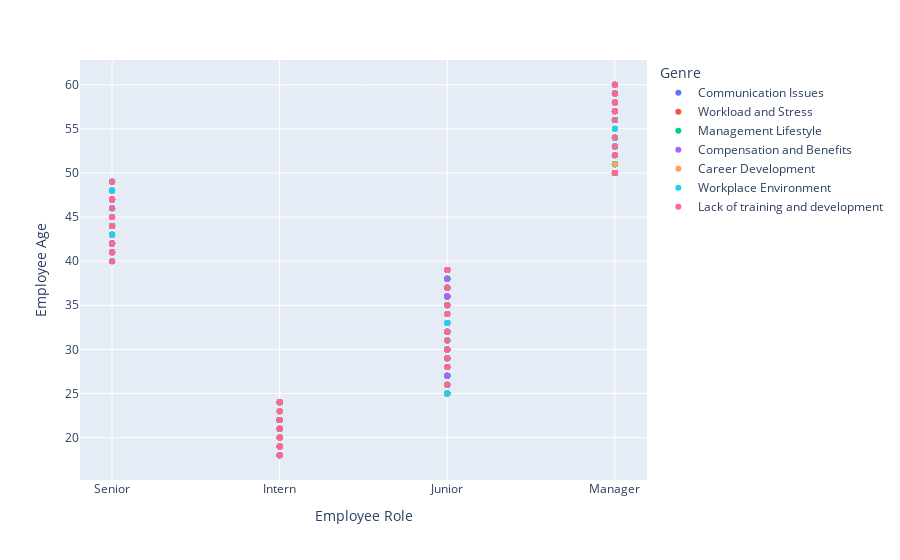

Notebook code cell kept with this figure:
### Markdown cell above
Age and Role to Genre

### Code cell
# Assuming df is your DataFrame
fig_1 = px.scatter(df, x='Employee Role', y='Employee Age', color='Genre')

# Display the plot in the notebook
fig_1.show()
# Save the Plotly figure as an HTML file
fig_1.write_html("scatter_plot_1.html")

### Figure 1 — Plotly figure (JSON) as saved in the notebook; plotly's stock layout.template omitted (floating-point values rounded to 4 significant figures)
{"data": [{"hovertemplate": "Genre=Communication Issues<br>Employee Role=%{x}<br>Employee Age=%{y}<extra></extra>", "legendgroup": "Communication Issues", "marker": {"color": "#636efa", "symbol": "circle"}, "mode": "markers", "name": "Communication Issues", "orientation": "v", "showlegend": true, "x": ["Senior", "Intern", "Senior", "Junior", "Intern", "Senior", "Junior", "Junior", "Intern", "Junior", "Manager", "Manager", "Intern", "Senior", "Manager", "Senior", "Senior", "Senior", "Junior", "Junior", "Manager", "Intern", "Intern", "Senior", "Senior", "Junior", "Junior", "Junior", "Manager", "Senior", "Junior", "Intern", "Senior", "Junior", "Junior", "Senior", "Junior", "Manager", "Manager", "Junior", "Senior", "Intern", "Junior", "Intern", "Intern", "Senior", "Junior", "Junior", "Junior", "Junior", "Junior", "Junior", "Intern", "Senior", "Junior", "Junior", "Junior", "Junior", "Junior", "Junior", "Junior", "Junior", "Senior", "Senior", "Junior", "Senior", "Junior", "Manager", "Junior", "Junior", "Intern", "Junior", "Manager", "Junior", "Junior", "Junior", "Intern", "Manager", "Manager", "Junior", "Manager", "Senior", "Manager", "Junior", "Manager", "Manager", "Senior", "Senior", "Manager", "Junior", "Manager", "Senior", "Manager", "Intern", "Manager", "Senior", "Manager", "Senior", "Intern", "Manager"], "xaxis": "x", "y": [46, 21, 49, 36, 24, 44, 36, 38, 21, 36, 59, 59, 21, 42, 52, 41, 47, 48, 29, 32, 59, 24, 18, 42, 42, 33, 30, 32, 60, 42, 25, 18, 43, 27, 29, 47, 30, 58, 57, 32, 43, 22, 32, 19, 19, 43, 37, 25, 26, 30, 30, 32, 21, 41, 31, 30, 27, 26, 27, 30, 38, 33, 43, 45, 39, 48, 35, 51, 36, 37, 24, 38, 50, 36, 37, 28, 21, 50, 59, 30, 54, 47, 52, 36, 58, 56, 41, 47, 59, 36, 57, 41, 50, 23, 50, 40, 60, 41, 22, 54], "yaxis": "y", "type": "scatter"}, {"hovertemplate": "Genre=Workload and Stress<br>Employee Role=%{x}<br>Employee Age=%{y}<extra></extra>", "legendgroup": "Workload and Stress", "marker": {"color": "#EF553B", "symbol": "circle"}, "mode": "markers", "name": "Workload and Stress", "orientation": "v", "showlegend": true, "x": ["Intern", "Junior", "Intern", "Manager", "Junior", "Manager", "Manager", "Intern", "Junior", "Junior", "Senior", "Junior", "Manager", "Manager", "Manager", "Intern", "Junior", "Senior", "Senior", "Manager", "Manager", "Junior", "Senior", "Junior", "Junior", "Junior", "Senior", "Senior", "Intern", "Junior", "Senior", "Junior", "Intern", "Junior", "Junior", "Manager", "Junior", "Manager", "Senior", "Manager", "Manager", "Junior", "Manager", "Intern", "Senior", "Senior", "Senior", "Intern", "Intern", "Junior", "Intern", "Manager", "Junior", "Senior", "Manager", "Junior", "Junior", "Junior", "Intern", "Manager", "Senior", "Manager", "Junior", "Senior", "Junior", "Senior", "Junior", "Intern", "Senior", "Intern", "Manager", "Intern", "Junior", "Intern", "Senior", "Manager", "Senior", "Intern", "Junior", "Intern", "Junior", "Intern", "Manager", "Intern", "Junior", "Intern", "Intern", "Senior", "Manager", "Junior", "Junior", "Junior", "Manager", "Manager", "Junior", "Manager", "Manager", "Senior", "Senior", "Manager"], "xaxis": "x", "y": [22, 25, 24, 60, 35, 56, 58, 22, 33, 30, 49, 38, 60, 60, 50, 21, 26, 44, 41, 58, 53, 39, 42, 36, 30, 34, 47, 49, 22, 28, 43, 30, 24, 39, 26, 59, 38, 50, 44, 60, 50, 31, 54, 20, 48, 44, 41, 20, 21, 28, 22, 53, 37, 42, 54, 37, 29, 39, 24, 55, 42, 51, 30, 44, 29, 47, 36, 23, 43, 23, 50, 18, 33, 22, 46, 56, 42, 20, 25, 24, 30, 24, 56, 19, 29, 22, 19, 43, 52, 32, 28, 37, 56, 53, 29, 50, 57, 47, 44, 57], "yaxis": "y", "type": "scatter"}, {"hovertemplate": "Genre=Management Lifestyle<br>Employee Role=%{x}<br>Employee Age=%{y}<extra></extra>", "legendgroup": "Management Lifestyle", "marker": {"color": "#00cc96", "symbol": "circle"}, "mode": "markers", "name": "Management Lifestyle", "orientation": "v", "showlegend": true, "x": ["Senior", "Manager", "Senior", "Manager", "Senior", "Manager", "Manager", "Junior", "Junior", "Intern", "Junior", "Manager", "Manager", "Senior", "Junior", "Junior", "Junior", "Junior", "Junior", "Junior", "Manager", "Junior", "Junior", "Senior", "Intern", "Manager", "Senior", "Senior", "Manager", "Junior", "Intern", "Manager", "Senior", "Intern", "Junior", "Manager", "Intern", "Intern", "Manager", "Junior", "Manager", "Manager", "Junior", "Manager", "Junior", "Manager", "Junior", "Senior", "Manager", "Intern", "Manager", "Junior", "Manager", "Intern", "Intern", "Intern", "Junior", "Junior", "Junior", "Manager", "Junior", "Senior", "Junior", "Manager", "Junior", "Manager", "Junior", "Senior", "Manager", "Junior", "Intern", "Junior", "Senior", "Senior", "Senior", "Intern", "Senior", "Junior", "Intern", "Senior", "Senior", "Intern", "Senior", "Junior", "Intern", "Manager", "Intern", "Junior", "Senior", "Junior", "Senior", "Junior", "Intern", "Junior", "Manager", "Junior", "Senior", "Junior", "Senior", "Junior"], "xaxis": "x", "y": [46, 54, 49, 51, 41, 50, 56, 28, 25, 18, 27, 60, 54, 46, 35, 25, 38, 27, 31, 26, 58, 38, 34, 46, 19, 54, 41, 49, 56, 29, 20, 50, 47, 22, 35, 51, 22, 21, 50, 25, 53, 52, 38, 54, 32, 56, 27, 41, 51, 23, 51, 35, 54, 18, 20, 21, 25, 29, 26, 51, 37, 44, 29, 57, 37, 56, 32, 43, 56, 36, 22, 32, 49, 44, 44, 20, 46, 38, 21, 41, 46, 18, 44, 30, 22, 56, 18, 32, 41, 27, 43, 39, 20, 35, 51, 28, 40, 39, 49, 25], "yaxis": "y", "type": "scatter"}, {"hovertemplate": "Genre=Compensation and Benefits<br>Employee Role=%{x}<br>Employee Age=%{y}<extra></extra>", "legendgroup": "Compensation and Benefits", "marker": {"color": "#ab63fa", "symbol": "circle"}, "mode": "markers", "name": "Compensation and Benefits", "orientation": "v", "showlegend": true, "x": ["Manager", "Senior", "Intern", "Intern", "Senior", "Manager", "Junior", "Senior", "Intern", "Junior", "Senior", "Junior", "Intern", "Intern", "Intern", "Junior", "Senior", "Senior", "Junior", "Senior", "Manager", "Junior", "Senior", "Junior", "Junior", "Intern", "Senior", "Senior", "Junior", "Junior"], "xaxis": "x", "y": [57, 47, 21, 24, 48, 60, 25, 42, 20, 27, 46, 27, 19, 18, 24, 35, 44, 44, 37, 43, 53, 33, 42, 38, 35, 18, 49, 40, 36, 36], "yaxis": "y", "type": "scatter"}, {"hovertemplate": "Genre=Career Development<br>Employee Role=%{x}<br>Employee Age=%{y}<extra></extra>", "legendgroup": "Career Development", "marker": {"color": "#FFA15A", "symbol": "circle"}, "mode": "markers", "name": "Career Development", "orientation": "v", "showlegend": true, "x": ["Intern", "Manager", "Manager", "Manager", "Junior", "Intern", "Manager", "Junior", "Junior", "Senior", "Manager", "Junior", "Senior", "Manager", "Junior", "Manager", "Intern", "Junior", "Senior", "Senior", "Manager", "Senior", "Junior", "Intern", "Junior", "Junior", "Junior", "Manager", "Junior", "Manager"], "xaxis": "x", "y": [23, 53, 58, 58, 30, 23, 59, 25, 35, 43, 51, 32, 44, 50, 34, 60, 19, 33, 45, 47, 57, 44, 34, 20, 34, 39, 39, 53, 37, 58], "yaxis": "y", "type": "scatter"}, {"hovertemplate": "Genre=Workplace Environment<br>Employee Role=%{x}<br>Employee Age=%{y}<extra></extra>", "legendgroup": "Workplace Environment", "marker": {"color": "#19d3f3", "symbol": "circle"}, "mode": "markers", "name": "Workplace Environment", "orientation": "v", "showlegend": true, "x": ["Senior", "Senior", "Manager", "Intern", "Manager", "Senior", "Manager", "Manager", "Junior", "Junior", "Manager", "Junior", "Intern", "Junior", "Manager", "Junior", "Manager", "Intern", "Senior", "Junior", "Senior", "Senior", "Junior", "Junior", "Manager", "Junior", "Junior", "Senior", "Junior", "Manager", "Senior", "Senior", "Manager", "Junior", "Intern", "Manager", "Junior", "Manager", "Junior", "Junior", "Senior", "Senior", "Junior", "Manager", "Manager", "Manager", "Junior", "Intern", "Intern", "Senior", "Intern", "Junior"], "xaxis": "x", "y": [40, 44, 50, 21, 55, 44, 56, 53, 32, 37, 56, 31, 18, 30, 59, 25, 59, 21, 48, 28, 43, 46, 31, 34, 57, 32, 39, 49, 33, 56, 47, 45, 54, 37, 22, 52, 39, 50, 33, 32, 41, 45, 39, 58, 60, 53, 35, 24, 24, 49, 18, 29], "yaxis": "y", "type": "scatter"}, {"hovertemplate": "Genre=Lack of training and development<br>Employee Role=%{x}<br>Employee Age=%{y}<extra></extra>", "legendgroup": "Lack of training and development", "marker": {"color": "#FF6692", "symbol": "circle"}, "mode": "markers", "name": "Lack of training and development", "orientation": "v", "showlegend": true, "x": ["Intern", "Manager", "Senior", "Senior", "Manager", "Manager", "Intern", "Junior", "Junior", "Junior", "Intern", "Manager", "Intern", "Senior", "Intern", "Intern", "Manager", "Junior", "Senior", "Senior", "Senior", "Intern", "Junior", "Intern", "Junior", "Junior", "Junior", "Junior", "Junior", "Manager", "Manager", "Junior", "Junior", "Manager", "Intern", "Senior", "Intern", "Senior", "Intern", "Manager", "Junior", "Intern", "Senior", "Senior", "Intern", "Manager", "Junior", "Junior", "Manager", "Manager", "Senior", "Senior", "Junior", "Manager", "Junior", "Junior", "Senior", "Junior", "Manager", "Senior", "Junior", "Manager", "Junior", "Manager", "Intern", "Intern", "Intern", "Intern", "Senior", "Intern"], "xaxis": "x", "y": [22, 50, 45, 47, 50, 53, 21, 28, 37, 35, 24, 52, 20, 41, 20, 18, 52, 28, 42, 49, 47, 23, 29, 21, 32, 39, 29, 31, 26, 57, 58, 32, 37, 59, 24, 46, 22, 49, 24, 57, 28, 18, 45, 44, 20, 58, 39, 30, 57, 59, 42, 41, 32, 54, 30, 34, 40, 30, 60, 41, 37, 60, 28, 56, 21, 19, 18, 19, 47, 19], "yaxis": "y", "type": "scatter"}], "layout": {"xaxis": {"anchor": "y", "domain": [0.0, 1.0], "title": {"text": "Employee Role"}}, "yaxis": {"anchor": "x", "domain": [0.0, 1.0], "title": {"text": "Employee Age"}}, "legend": {"title": {"text": "Genre"}, "tracegroupgap": 0}, "margin": {"t": 60}}}
